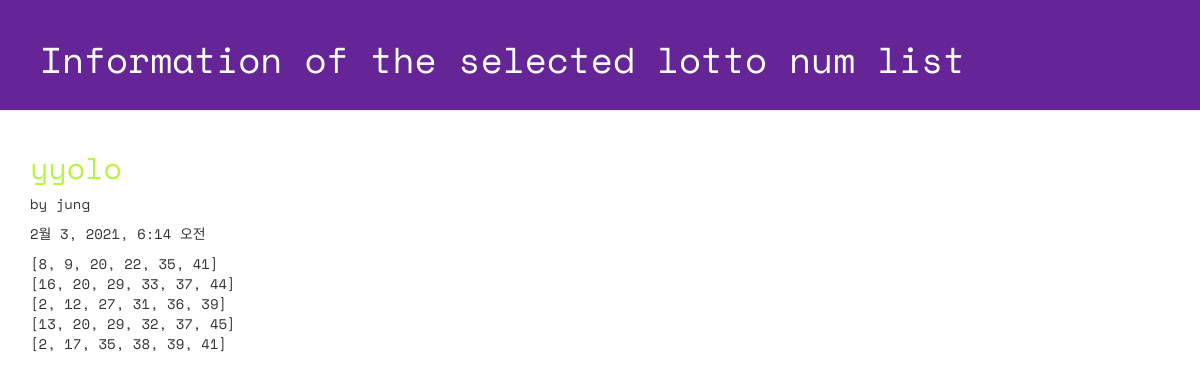
Screenshot of /lotto/5/detail with the database file from the repository.
### lotto/models.py (models this page shows, shortened)
class GuessNumbers(models.Model):
    name = models.CharField(max_length=24)
    text = models.CharField(max_length=255)
    lottos = models.CharField(max_length=255, default='[1,2,3,4,5,6]')
    num_lotto = models.IntegerField(default=5)
    update_date = models.DateTimeField()

### lotto/views.py (the view)
# urls.py: path('lotto/<int:lottokey>/detail', views.detail, name='detail')
def detail(request, lottokey):
    lotto = GuessNumbers.objects.get(pk = lottokey) # primary key
    return render(request, "lotto/detail.html", {"lotto": lotto})

### lotto/templates/lotto/detail.html (shortened to what this page needs)
<!DOCTYPE html>
{% load staticfiles %}
<html lang="ko">
<head>
 <link rel="stylesheet" href="//maxcdn.bootstrapcdn.com/bootstrap/3.2.0/css/bootstrap.min.css">
 <link rel="stylesheet" href="//maxcdn.bootstrapcdn.com/bootstrap/3.2.0/css/bootstrap-theme.min.css">
 <link rel="stylesheet" href="{% static 'css/lotto.css'%}">
</head>
<body>
 <div class="page-header">
 <h1>Information of the selected lotto num list</h1>
 </div>
 <div class="container lotto">
 <h2>{{ lotto.text }}</h2>
 <p> by {{ lotto.name }}</p>
 <p> {{ lotto.update_date }}</p>
 <p> {{ lotto.lottos | linebreaksbr }}</p>
 </div>
</body>
</html>

### lotto/static/css/lotto.css (style rules this page uses)
.page-header { background-color: #652596; margin-top: 0; padding: 20px 20px 20px 40px; font-family: 'Space Mono', monospace; }
.page-header h1 { color: #FFFFFF; }
.container { font-family: 'Space Mono', monospace; }
.container h2 { color: #b9f442; }

### rows the page displays
GuessNumbers: text "yyolo", name "jung", update_date "2월 3, 2021, 6:14 오전", lottos "[8, 9, 20, 22, 35, 41] [16, 20, 29, 33, 37, 44] [2, 12, 27, 31, 36, 39] [13, 20, 29, 32, 37, 45] [2, 17, 35, 38, 39, 41]"
